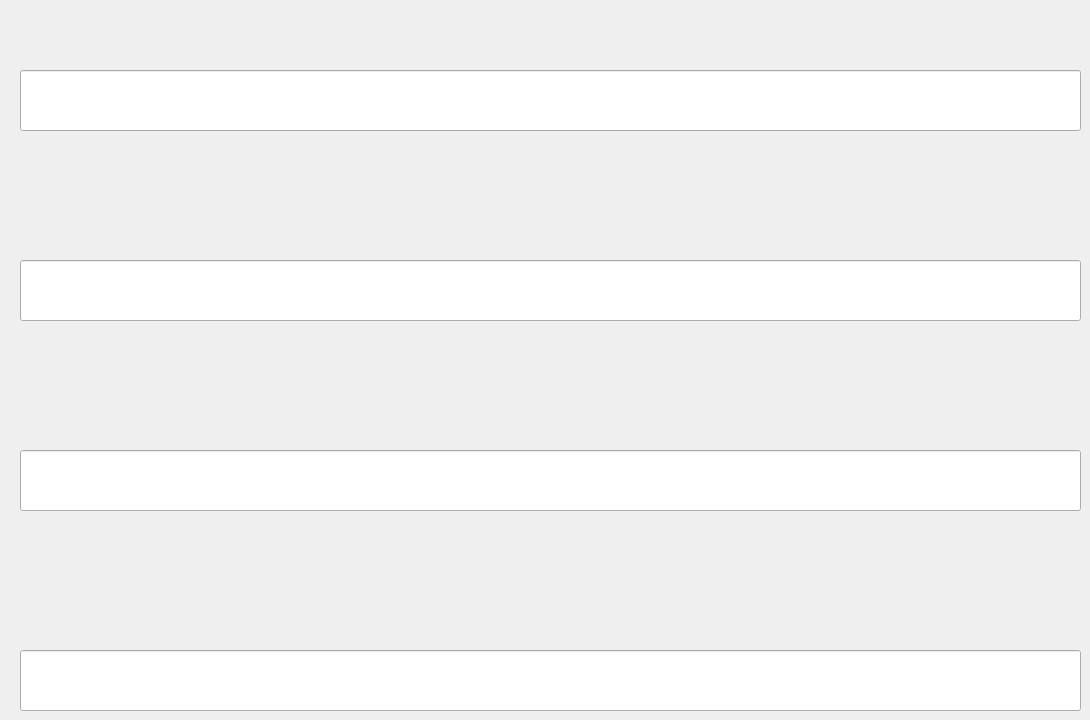
      <widget class="QWidget" name="tab_2_2">
       <attribute name="title">
        <string>  Розраховані дані </string>
       </attribute>
       <widget class="QLineEdit" name="lineEdit">
        <property name="geometry">
         <rect>
          <x>20</x>
          <y>70</y>
          <width>1061</width>
          <height>61</height>
         </rect>
        </property>
        <property name="alignment">
         <set>Qt::AlignCenter</set>
        </property>
       </widget>
       <widget class="QLineEdit" name="lineEdit_2">
        <property name="geometry">
         <rect>
          <x>20</x>
          <y>260</y>
          <width>1061</width>
          <height>61</height>
         </rect>
        </property>
        <property name="alignment">
         <set>Qt::AlignCenter</set>
        </property>
       </widget>
       <widget class="QLineEdit" name="lineEdit_23">
        <property name="geometry">
         <rect>
          <x>20</x>
          <y>450</y>
          <width>1061</width>
          <height>61</height>
         </rect>
        </property>
        <property name="alignment">
         <set>Qt::AlignCenter</set>
        </property>
       </widget>
       <widget class="QLineEdit" name="lineEdit_24">
        <property name="geometry">
         <rect>
          <x>20</x>
          <y>650</y>
          <width>1061</width>
          <height>61</height>
         </rect>
        </property>
        <property name="alignment">
         <set>Qt::AlignCenter</set>
        </property>
       </widget>
      </widget>
